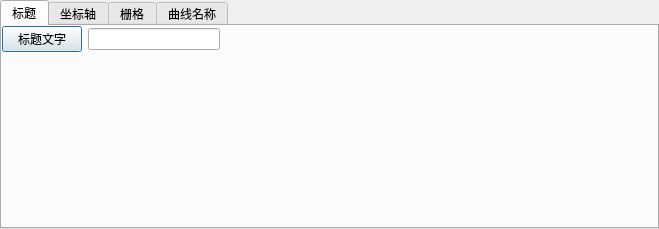
<?xml version="1.0" encoding="UTF-8"?>
<ui version="4.0">
 <class>mPlotViewStyleDialog</class>
 <widget class="QDialog" name="mPlotViewStyleDialog">
  <property name="geometry">
   <rect>
    <x>0</x>
    <y>0</y>
    <width>659</width>
    <height>229</height>
   </rect>
  </property>
  <property name="windowTitle">
   <string>曲线样式设置</string>
  </property>
  <layout class="QVBoxLayout" name="verticalLayout_4">
   <property name="leftMargin">
    <number>0</number>
   </property>
   <property name="topMargin">
    <number>0</number>
   </property>
   <property name="rightMargin">
    <number>0</number>
   </property>
   <property name="bottomMargin">
    <number>0</number>
   </property>
   <item>
    <widget class="QTabWidget" name="tabWidget">
     <property name="currentIndex">
      <number>0</number>
     </property>
     <widget class="QWidget" name="tab_2">
      <attribute name="title">
       <string>标题</string>
      </attribute>
      <layout class="QGridLayout" name="gridLayout_4" columnstretch="1,2">
       <property name="leftMargin">
        <number>0</number>
       </property>
       <property name="topMargin">
        <number>0</number>
       </property>
       <property name="rightMargin">
        <number>0</number>
       </property>
       <property name="bottomMargin">
        <number>0</number>
       </property>
       <item row="0" column="1">
        <spacer name="horizontalSpacer_2">
         <property name="orientation">
          <enum>Qt::Horizontal</enum>
         </property>
         <property name="sizeHint" stdset="0">
          <size>
           <width>428</width>
           <height>20</height>
          </size>
         </property>
        </spacer>
       </item>
       <item row="0" column="0">
        <layout class="QHBoxLayout" name="horizontalLayout_4" stretch="1,2">
         <item>
          <widget class="QPushButton" name="pushButton_12">
           <property name="text">
            <string>标题文字</string>
           </property>
          </widget>
         </item>
         <item>
          <widget class="QLineEdit" name="lineEdit_8"/>
         </item>
        </layout>
       </item>
       <item row="1" column="0">
        <spacer name="verticalSpacer_5">
         <property name="orientation">
          <enum>Qt::Vertical</enum>
         </property>
         <property name="sizeHint" stdset="0">
          <size>
           <width>20</width>
           <height>170</height>
          </size>
         </property>
        </spacer>
       </item>
      </layout>
     </widget>
     <widget class="QWidget" name="tab">
      <attribute name="title">
       <string>坐标轴</string>
      </attribute>
      <layout class="QHBoxLayout" name="horizontalLayout_2" stretch="2,3">
       <property name="leftMargin">
        <number>0</number>
       </property>
       <property name="topMargin">
        <number>0</number>
       </property>
       <property name="rightMargin">
        <number>0</number>
       </property>
       <property name="bottomMargin">
        <number>0</number>
       </property>
       <item>
        <layout class="QGridLayout" name="gridLayout">
         <item row="3" column="1">
          <widget class="QDoubleSpinBox" name="doubleSpinBox">
           <property name="buttonSymbols">
            <enum>QAbstractSpinBox::NoButtons</enum>
           </property>
           <property name="value">
            <double>10.000000000000000</double>
           </property>
          </widget>
         </item>
         <item row="1" column="1">
          <widget class="QComboBox" name="comboBox">
           <item>
            <property name="text">
             <string>常数坐标</string>
            </property>
           </item>
           <item>
            <property name="text">
             <string>对数坐标</string>
            </property>
           </item>
          </widget>
         </item>
         <item row="1" column="0">
          <widget class="QPushButton" name="pushButton">
           <property name="text">
            <string>坐标类型</string>
           </property>
          </widget>
         </item>
         <item row="3" column="0">
          <widget class="QPushButton" name="pushButton_4">
           <property name="text">
            <string>基数</string>
           </property>
          </widget>
         </item>
         <item row="0" column="1">
          <widget class="QComboBox" name="comboBox_2">
           <item>
            <property name="text">
             <string>X轴</string>
            </property>
           </item>
           <item>
            <property name="text">
             <string>Y轴</string>
            </property>
           </item>
          </widget>
         </item>
         <item row="0" column="0">
          <widget class="QPushButton" name="pushButton_5">
           <property name="text">
            <string>轴</string>
           </property>
          </widget>
         </item>
         <item row="5" column="0" colspan="2">
          <spacer name="verticalSpacer">
           <property name="orientation">
            <enum>Qt::Vertical</enum>
           </property>
           <property name="sizeHint" stdset="0">
            <size>
             <width>20</width>
             <height>40</height>
            </size>
           </property>
          </spacer>
         </item>
         <item row="4" column="1">
          <layout class="QHBoxLayout" name="horizontalLayout_9">
           <item>
            <widget class="QLineEdit" name="lineEdit_4"/>
           </item>
           <item>
            <widget class="QLabel" name="label_3">
             <property name="text">
              <string>-</string>
             </property>
            </widget>
           </item>
           <item>
            <widget class="QLineEdit" name="lineEdit_5"/>
           </item>
          </layout>
         </item>
         <item row="4" column="0">
          <widget class="QPushButton" name="pushButton_2">
           <property name="text">
            <string>范围</string>
           </property>
          </widget>
         </item>
         <item row="2" column="0">
          <widget class="QPushButton" name="pushButton_11">
           <property name="text">
            <string>轴标题</string>
           </property>
          </widget>
         </item>
         <item row="2" column="1">
          <widget class="QLineEdit" name="lineEdit_7"/>
         </item>
        </layout>
       </item>
       <item>
        <widget class="QStackedWidget" name="stackedWidget">
         <property name="currentIndex">
          <number>1</number>
         </property>
         <widget class="QWidget" name="page"/>
         <widget class="QWidget" name="page_2">
          <layout class="QVBoxLayout" name="verticalLayout_2">
           <item>
            <layout class="QHBoxLayout" name="horizontalLayout" stretch="1,2">
             <item>
              <widget class="QPushButton" name="pushButton_3">
               <property name="text">
                <string>刻度线生成方式</string>
               </property>
              </widget>
             </item>
             <item>
              <widget class="QComboBox" name="comboBox_3">
               <item>
                <property name="text">
                 <string>自动生成</string>
                </property>
               </item>
               <item>
                <property name="text">
                 <string>等差步长</string>
                </property>
               </item>
               <item>
                <property name="text">
                 <string>等比步长</string>
                </property>
               </item>
               <item>
                <property name="text">
                 <string>自定义</string>
                </property>
               </item>
              </widget>
             </item>
            </layout>
           </item>
           <item>
            <widget class="QStackedWidget" name="stackedWidget_2">
             <property name="currentIndex">
              <number>0</number>
             </property>
             <widget class="QWidget" name="page_5"/>
             <widget class="QWidget" name="page_4">
              <layout class="QVBoxLayout" name="verticalLayout_3">
               <property name="leftMargin">
                <number>0</number>
               </property>
               <property name="topMargin">
                <number>0</number>
               </property>
               <property name="rightMargin">
                <number>0</number>
               </property>
               <property name="bottomMargin">
                <number>0</number>
               </property>
               <item>
                <layout class="QGridLayout" name="gridLayout_2">
                 <item row="1" column="1">
                  <widget class="QLineEdit" name="lineEdit_2"/>
                 </item>
                 <item row="0" column="1">
                  <widget class="QLineEdit" name="lineEdit"/>
                 </item>
                 <item row="1" column="0">
                  <widget class="QPushButton" name="pushButton_7">
                   <property name="text">
                    <string>中刻度步数</string>
                   </property>
                  </widget>
                 </item>
                 <item row="0" column="0">
                  <widget class="QPushButton" name="pushButton_6">
                   <property name="text">
                    <string>主刻度步长</string>
                   </property>
                  </widget>
                 </item>
                 <item row="2" column="0" colspan="2">
                  <spacer name="verticalSpacer_2">
                   <property name="orientation">
                    <enum>Qt::Vertical</enum>
                   </property>
                   <property name="sizeHint" stdset="0">
                    <size>
                     <width>20</width>
                     <height>40</height>
                    </size>
                   </property>
                  </spacer>
                 </item>
                </layout>
               </item>
              </layout>
             </widget>
             <widget class="QWidget" name="page_3">
              <layout class="QVBoxLayout" name="verticalLayout">
               <property name="leftMargin">
                <number>0</number>
               </property>
               <property name="topMargin">
                <number>0</number>
               </property>
               <property name="rightMargin">
                <number>0</number>
               </property>
               <property name="bottomMargin">
                <number>0</number>
               </property>
               <item>
                <layout class="QGridLayout" name="gridLayout_3">
                 <item row="1" column="0">
                  <widget class="QPushButton" name="pushButton_10">
                   <property name="text">
                    <string>中刻度步数列表</string>
                   </property>
                  </widget>
                 </item>
                 <item row="1" column="1">
                  <widget class="QLineEdit" name="lineEdit_6">
                   <property name="text">
                    <string/>
                   </property>
                   <property name="placeholderText">
                    <string>请输入每两个主刻度之间的中刻度步数,用逗号隔开</string>
                   </property>
                  </widget>
                 </item>
                 <item row="0" column="0">
                  <widget class="QPushButton" name="pushButton_9">
                   <property name="text">
                    <string>主刻度列表</string>
                   </property>
                  </widget>
                 </item>
                 <item row="0" column="1">
                  <widget class="QLineEdit" name="lineEdit_3">
                   <property name="statusTip">
                    <string>请输入需要生成的主刻度值,用逗号隔开</string>
                   </property>
                   <property name="text">
                    <string/>
                   </property>
                   <property name="placeholderText">
                    <string>请输入需要生成的主刻度值,用逗号隔开</string>
                   </property>
                  </widget>
                 </item>
                 <item row="2" column="1">
                  <spacer name="verticalSpacer_4">
                   <property name="orientation">
                    <enum>Qt::Vertical</enum>
                   </property>
                   <property name="sizeHint" stdset="0">
                    <size>
                     <width>20</width>
                     <height>40</height>
                    </size>
                   </property>
                  </spacer>
                 </item>
                </layout>
               </item>
              </layout>
             </widget>
            </widget>
           </item>
           <item>
            <layout class="QHBoxLayout" name="horizontalLayout_3">
             <item>
              <spacer name="horizontalSpacer">
               <property name="orientation">
                <enum>Qt::Horizontal</enum>
               </property>
               <property name="sizeHint" stdset="0">
                <size>
                 <width>40</width>
                 <height>20</height>
                </size>
               </property>
              </spacer>
             </item>
             <item>
              <widget class="QPushButton" name="pushButton_8">
               <property name="text">
                <string>确定</string>
               </property>
              </widget>
             </item>
            </layout>
           </item>
          </layout>
         </widget>
        </widget>
       </item>
      </layout>
     </widget>
     <widget class="QWidget" name="tab_3">
      <attribute name="title">
       <string>栅格</string>
      </attribute>
      <layout class="QVBoxLayout" name="verticalLayout_5">
       <item>
        <widget class="QCheckBox" name="checkBox">
         <property name="text">
          <string>栅格显示</string>
         </property>
        </widget>
       </item>
       <item>
        <spacer name="verticalSpacer_3">
         <property name="orientation">
          <enum>Qt::Vertical</enum>
         </property>
         <property name="sizeHint" stdset="0">
          <size>
           <width>20</width>
           <height>40</height>
          </size>
         </property>
        </spacer>
       </item>
      </layout>
     </widget>
     <widget class="QWidget" name="tab_4">
      <attribute name="title">
       <string>曲线名称</string>
      </attribute>
      <layout class="QVBoxLayout" name="verticalLayout_6">
       <item>
        <layout class="QHBoxLayout" name="horizontalLayout_5" stretch="1,1,3">
         <item>
          <widget class="QComboBox" name="comboBox_4"/>
         </item>
         <item>
          <widget class="QLineEdit" name="lineEdit_9"/>
         </item>
         <item>
          <spacer name="horizontalSpacer_3">
           <property name="orientation">
            <enum>Qt::Horizontal</enum>
           </property>
           <property name="sizeHint" stdset="0">
            <size>
             <width>40</width>
             <height>20</height>
            </size>
           </property>
          </spacer>
         </item>
        </layout>
       </item>
       <item>
        <spacer name="verticalSpacer_6">
         <property name="orientation">
          <enum>Qt::Vertical</enum>
         </property>
         <property name="sizeHint" stdset="0">
          <size>
           <width>20</width>
           <height>155</height>
          </size>
         </property>
        </spacer>
       </item>
      </layout>
     </widget>
    </widget>
   </item>
  </layout>
 </widget>
 <layoutdefault spacing="6" margin="11"/>
 <resources/>
 <connections/>
</ui>
